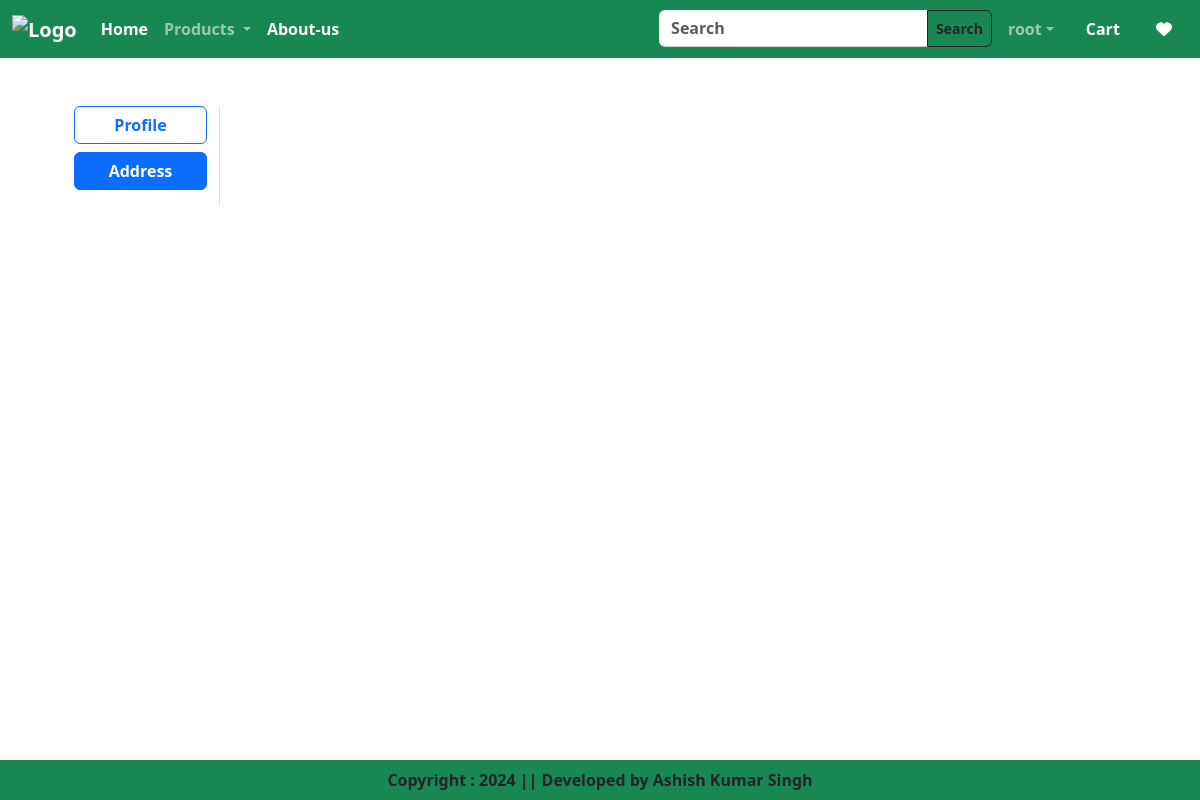
/address/ (signed in), run on an earlier commit of the app's database.
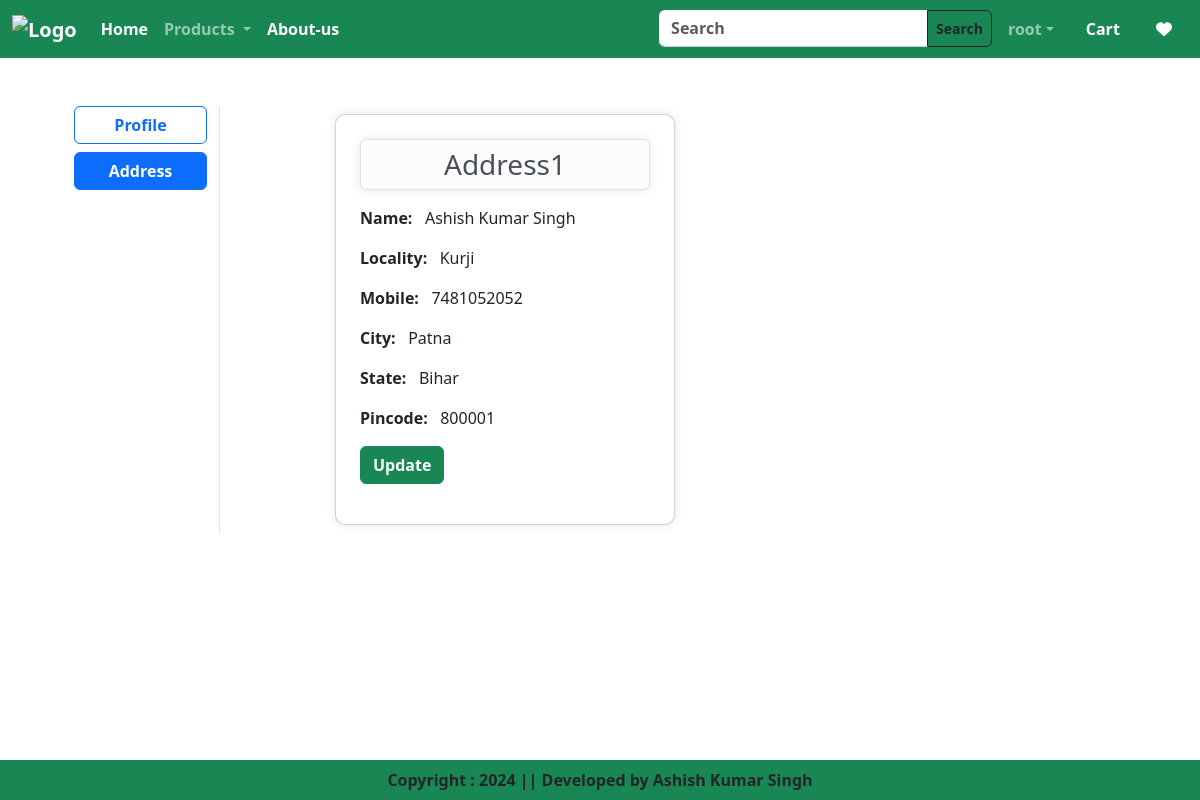
And on a later commit of the database.
### app/models.py (models this page shows, shortened)
class Customer(models.Model):
    user = models.ForeignKey(User, on_delete=models.CASCADE)
    name = models.CharField(max_length=200)
    locality = models.CharField(max_length=200)
    city = models.CharField(max_length=100)
    mobile = models.IntegerField(default=0)
    zipcode = models.IntegerField()
    state = models.CharField(choices=STATE_CHOICES,max_length=200)

### app/views.py (the view)
# urls.py: path('address/',views.address,name="address"),
@login_required
def address(request):
    add = Customer.objects.filter(user = request.user)
    wishItem=0
    totalItem = 0
    if request.user.is_authenticated:
        totalItem = len(Cart.objects.filter(user=request.user))
        wishItem = len(Wishlist.objects.filter(user=request.user))
    return render(request,"app/address.html",locals())

### app/templates/app/address.html (shortened to what this page needs)
{% extends "app/base.html" %}
{% load static %}
{% block main-content %}
<div class="container my-5">
    <div class="row">
        <div class="col-sm-2 border-end">
            <ul class="list-unstyle">
                <li class="d-grid"><a href="{% url 'profile' %}" class="btn btn-outline-primary fw-bold mb-2">Profile</a></li>
                <li class="d-grid"><a href="{% url 'address' %}" class="btn btn-primary fw-bold">Address</a></li>
            </ul>
        </div>
        <div class="col-sm-8 offset-sm-1">
            <div class="row">
                {% for ad in add %}
                    <div class="col-sm-6">
                        <div class="card m-2 shadow_container">
                            <div class="card-body p-4">
                                <h3 class="alert alert-light border rounded text-center shadow_container p-2">Address{{forloop.counter}}</h3>
                                <p><strong>Name:</strong>&nbsp;&nbsp;<span> {{ ad.name }}</span></p>
                                <p><strong>Locality:</strong>&nbsp;&nbsp;<span> {{ ad.locality }}</span></p>
                                <p><strong>Mobile:</strong>&nbsp;&nbsp;<span> {{ ad.mobile }}</span></p>
                                <p><strong>City:</strong>&nbsp;&nbsp;<span> {{ ad.city }}</span></p>
                                <p><strong>State:</strong>&nbsp;&nbsp;<span> {{ ad.state }}</span></p>
                                <p><strong>Pincode:</strong>&nbsp;&nbsp;<span> {{ ad.zipcode }}</span></p>
                                <p class=""text-center><a href="{%url 'updateAddress' pk=ad.id %}" type="button" class="btn btn-success fw-bold">Update</a></p>
                            </div>
                        </div>
                    </div>
                {% endfor %}
            </div>
        </div>
    </div>
</div>
{% endblock main-content %}

What changed in the data, as far as the page shows it:
added Customer: name "Ashish Kumar Singh", locality "Kurji", mobile "7481052052", city "Patna", state "Bihar", zipcode "800001"
